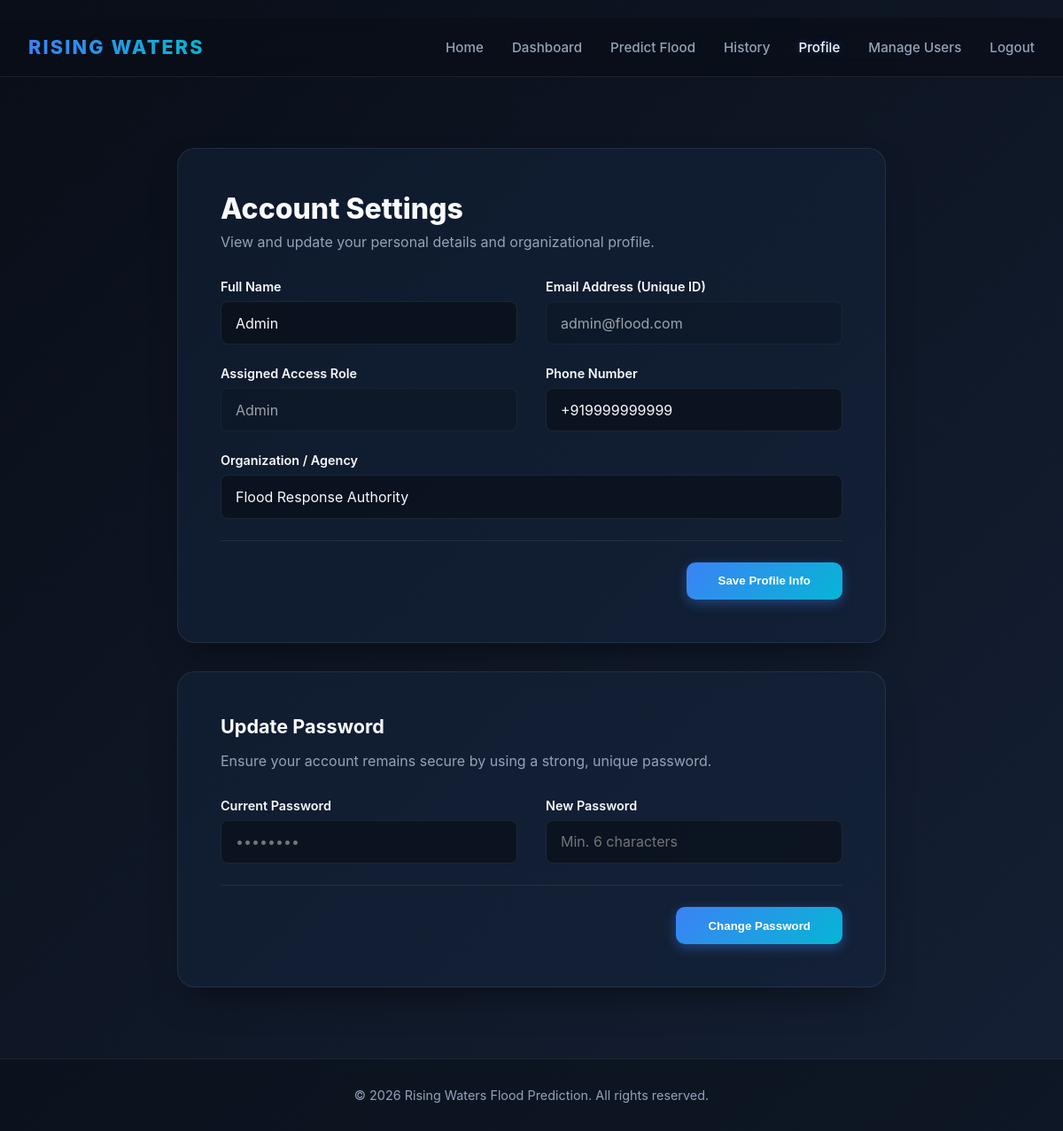
Screenshot of /profile (signed in) with the database file from the repository.
### tables this page shows
CREATE TABLE users (
        User_ID INTEGER PRIMARY KEY AUTOINCREMENT,
        User_Name TEXT NOT NULL,
        Email TEXT UNIQUE NOT NULL,
        Password TEXT NOT NULL,
        Role TEXT NOT NULL,
        Phone_Number TEXT,
        Organization TEXT,
        Created_At DATETIME DEFAULT CURRENT_TIMESTAMP,
        Updated_At DATETIME DEFAULT CURRENT_TIMESTAMP
    );

### app.py (the view, shortened to what this page needs)
@app.route('/profile', methods=['GET', 'POST'])
@login_required
def profile():
    conn = get_db_connection()
    user = conn.execute('SELECT * FROM users WHERE User_ID = ?', (session['user_id'],)).fetchone()
    conn.close()
    return render_template('profile.html', user=user)

### app.py (called while the page is built)
def get_db_connection():
    conn = sqlite3.connect(DATABASE_PATH)
    conn.row_factory = sqlite3.Row
    return conn

def login_required(f):
    @wraps(f)
    def decorated_function(*args, **kwargs):
        if 'user_id' not in session:
            flash("Please log in to access this page.", "error")
            return redirect(url_for('login'))
        return f(*args, **kwargs)
    return decorated_function

### templates/profile.html (shortened to what this page needs)
﻿<!DOCTYPE html>
<html lang="en">
<head>
  <link rel="stylesheet" href="{{ url_for('static', filename='css/main.css') }}">
</head>
<body>
  <header>
    <div class="nav-container">
      <a href="/" class="logo">RISING WATERS</a>
      <nav class="nav-links">
        {% if 'user_id' in session %}
          <a href="/" class="{{ 'active' if request.path == '/' else '' }}">Home</a>
          <a href="/dashboard" class="{{ 'active' if request.path == '/dashboard' else '' }}">Dashboard</a>
          {% if session['role'] in ['Admin', 'Meteorologist', 'Local Authority', 'Normal User'] %}
            <a href="/Predict" class="{{ 'active' if request.path == '/Predict' else '' }}">Predict Flood</a>
          {% endif %}
          <a href="/history" class="{{ 'active' if request.path == '/history' else '' }}">History</a>
          <a href="/profile" class="{{ 'active' if request.path == '/profile' else '' }}">Profile</a>
          {% if session['role'] == 'Admin' %}
            <a href="/manage-users" class="{{ 'active' if request.path == '/manage-users' else '' }}">Manage Users</a>
          {% endif %}
          <a href="/logout">Logout</a>
        {% endif %}
      </nav>
    </div>
  </header>
  <main>
    <div class="container animate-fade-in" style="max-width: 800px; margin: 2rem auto;">
      <div class="glass-card" style="margin-bottom: 2rem;">
        <h1 class="form-title" style="text-align: left;">Account Settings</h1>
        <p class="form-subtitle" style="text-align: left; margin-bottom: 2rem;">View and update your personal details and organizational profile.</p>
        <form action="/profile" method="POST" style="display: flex; flex-direction: column; gap: 1.5rem;">
          <div class="form-grid" style="margin-bottom: 0;">
            <div class="form-group">
              <label class="form-label" for="User_Name">Full Name</label>
              <input type="text" id="User_Name" name="User_Name" class="form-input" value="{{ user['User_Name'] }}" required>
            </div>
            <div class="form-group">
              <label class="form-label" for="Email">Email Address (Unique ID)</label>
              <input type="email" id="Email" class="form-input" value="{{ user['Email'] }}" disabled style="opacity: 0.6; cursor: not-allowed; background: rgba(0,0,0,0.2);">
            </div>
            <div class="form-group">
              <label class="form-label" for="Role">Assigned Access Role</label>
              <input type="text" id="Role" class="form-input" value="{{ user['Role'] }}" disabled style="opacity: 0.6; cursor: not-allowed; background: rgba(0,0,0,0.2);">
            </div>
            <div class="form-group">
              <label class="form-label" for="Phone_Number">Phone Number</label>
              <input type="text" id="Phone_Number" name="Phone_Number" class="form-input" value="{{ user['Phone_Number'] or '' }}" placeholder="e.g. +91 98765 43210">
            </div>
            <div class="form-group" style="grid-column: span 2;">
              <label class="form-label" for="Organization">Organization / Agency</label>
              <input type="text" id="Organization" name="Organization" class="form-input" value="{{ user['Organization'] or '' }}" placeholder="e.g. Department of Hydrology">
            </div>
          </div>
          <div style="display: flex; justify-content: flex-end; gap: 1rem; border-top: 1px solid var(--glass-border); padding-top: 1.5rem;">
            <button type="submit" name="action" value="update_profile" class="btn-primary">Save Profile Info</button>
          </div>
        </form>
      </div>
      <div class="glass-card">
        <h2 style="font-size: 1.35rem; font-weight: 700; margin-bottom: 1rem;">Update Password</h2>
        <p class="form-subtitle" style="text-align: left; margin-bottom: 2rem;">Ensure your account remains secure by using a strong, unique password.</p>
        <form action="/profile" method="POST" style="display: flex; flex-direction: column; gap: 1.5rem;">
          <div class="form-grid" style="margin-bottom: 0;">
            <div class="form-group">
              <label class="form-label" for="Current_Password">Current Password</label>
              <input type="password" id="Current_Password" name="Current_Password" class="form-input" placeholder="••••••••" required>
            </div>
            <div class="form-group">
              <label class="form-label" for="New_Password">New Password</label>
              <input type="password" id="New_Password" name="New_Password" class="form-input" placeholder="Min. 6 characters" required minlength="6">
            </div>
          </div>
          <div style="display: flex; justify-content: flex-end; border-top: 1px solid var(--glass-border); padding-top: 1.5rem;">
            <button type="submit" name="action" value="update_password" class="btn-primary">Change Password</button>
          </div>
        </form>
      </div>
    </div>
  </main>
  <footer>
    <p>&copy; 2026 Rising Waters Flood Prediction. All rights reserved.</p>
  </footer>
</body>
</html>

### static/css/main.css (style rules this page uses)
:root { --bg-gradient: linear-gradient(135deg, #090e17 0%, #152035 100%); --glass-bg: rgba(22, 38, 64, 0.45); --glass-border: rgba(255, 255, 255, 0.08); --glass-border-focus: rgba(59, 130, 246, 0.5); --text-primary: #f8fafc; --text-secondary: #94a3b8; --accent-blue: #3b82f6; --accent-cyan: #06b6d4; --accent-neon-green: #10b981; --accent-neon-red: #ef4444; --accent-amber: #f59e0b; --font-family: 'Inter', system-ui, -apple-system, sans-serif; --shadow: 0 20px 40px -15px rgba(0, 0, 0, 0.5); }
* { box-sizing: border-box; margin: 0; padding: 0; }
body { font-family: var(--font-family); background: var(--bg-gradient); color: var(--text-primary); min-height: 100vh; display: flex; flex-direction: column; overflow-x: hidden; }
header { border-bottom: 1px solid var(--glass-border); background: rgba(9, 14, 23, 0.7); backdrop-filter: blur(12px); position: sticky; top: 0; z-index: 100; }
.nav-container { max-width: 1200px; margin: 0 auto; padding: 1.25rem 2rem; display: flex; justify-content: space-between; align-items: center; }
.logo { font-size: 1.35rem; font-weight: 800; letter-spacing: 0.1em; color: var(--text-primary); text-decoration: none; background: linear-gradient(to right, #3b82f6, #06b6d4); -webkit-background-clip: text; -webkit-text-fill-color: transparent; }
.nav-links { display: flex; gap: 2rem; }
.nav-links a { color: var(--text-secondary); text-decoration: none; font-weight: 500; font-size: 0.95rem; transition: color 0.2s ease, text-shadow 0.2s ease; }
.nav-links a:hover, .nav-links a.active { color: var(--text-primary); text-shadow: 0 0 10px rgba(59, 130, 246, 0.4); }
main { flex: 1; padding: 3rem 1.5rem; max-width: 1200px; width: 100%; margin: 0 auto; }
.container { width: 100%; }
.animate-fade-in { animation: fadeIn 0.8s cubic-bezier(0.16, 1, 0.3, 1) forwards; }
.btn-primary { display: inline-flex; align-items: center; justify-content: center; background: linear-gradient(135deg, var(--accent-blue) 0%, var(--accent-cyan) 100%); color: #ffffff; padding: 0.85rem 2.25rem; border-radius: 10px; font-weight: 600; text-decoration: none; border: none; cursor: pointer; box-shadow: 0 4px 14px 0 rgba(59, 130, 246, 0.4); transition: transform 0.2s ease, box-shadow 0.2s ease; }
.glass-card { background: var(--glass-bg); border: 1px solid var(--glass-border); border-radius: 20px; padding: 3rem; backdrop-filter: blur(10px); box-shadow: var(--shadow); max-width: 1000px; margin: 0 auto; }
.form-title { font-size: 2rem; font-weight: 800; margin-bottom: 0.5rem; text-align: center; }
.form-subtitle { color: var(--text-secondary); text-align: center; margin-bottom: 2.5rem; }
.form-grid { display: grid; grid-template-columns: repeat(2, 1fr); gap: 1.5rem 2rem; margin-bottom: 2.5rem; }
.form-group { display: flex; flex-direction: column; gap: 0.5rem; }
.form-label { font-size: 0.9rem; font-weight: 600; color: var(--text-primary); display: flex; align-items: center; gap: 0.4rem; }
.form-input { width: 100%; padding: 0.85rem 1rem; border-radius: 8px; border: 1px solid var(--glass-border); background: rgba(9, 14, 23, 0.6); color: var(--text-primary); font-family: inherit; font-size: 1rem; transition: border-color 0.2s ease, box-shadow 0.2s ease; }
footer { border-top: 1px solid var(--glass-border); padding: 2rem; text-align: center; color: var(--text-secondary); font-size: 0.9rem; background: rgba(9, 14, 23, 0.5); }

### rows the page displays
users: User_Name "Admin", Email "admin@flood.com", Role "Admin", Phone_Number "+919999999999", Organization "Flood Response Authority"
